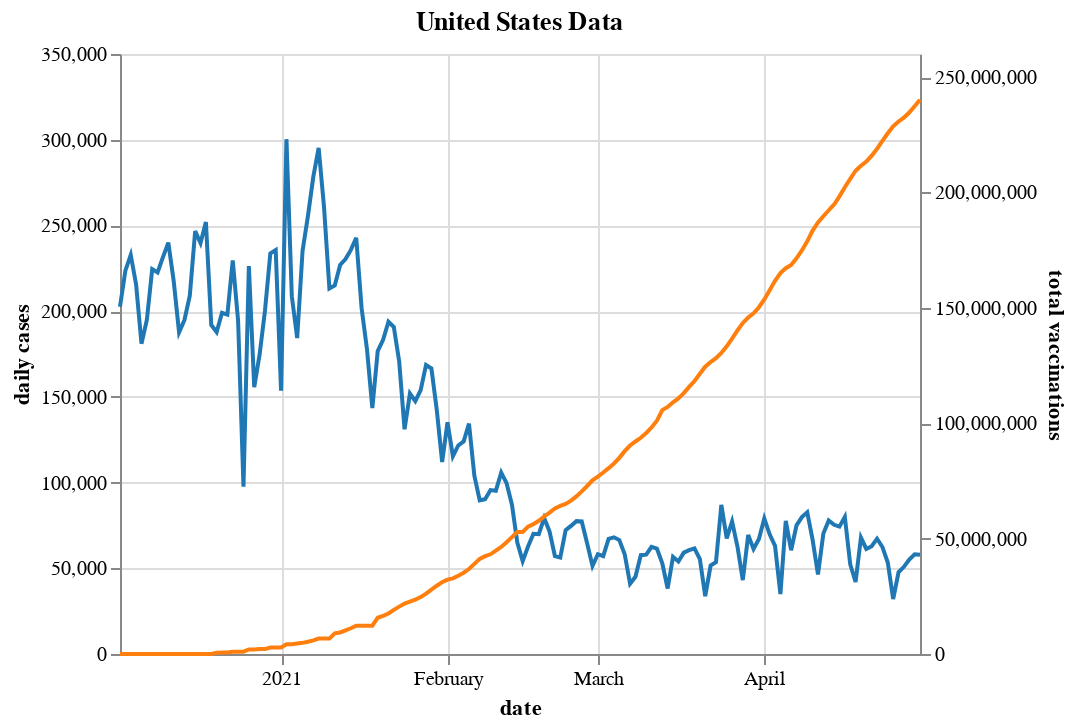

Notebook source saved alongside this figure:
### Code cell
draw_twoaxis('United States')

### Figure 1 — Vega-Lite specification as saved in the notebook (floating-point values rounded to 4 significant figures; data arrays with more than 128 entries replaced by an {"elided": "..."} marker saying what was removed)
{"config": {"view": {"continuousWidth": 400, "continuousHeight": 300}}, "layer": [{"mark": {"type": "line", "color": "#1F77B4"}, "encoding": {"x": {"type": "temporal", "field": "date"}, "y": {"type": "quantitative", "field": "daily cases"}}, "title": "United States Data"}, {"mark": {"type": "line", "color": "#FF7F0E"}, "encoding": {"x": {"type": "temporal", "field": "date"}, "y": {"type": "quantitative", "field": "total vaccinations"}}, "title": "United States Data"}], "data": {"name": "data-6a5e37ad2b6caddd8c98a044ed8c5899"}, "resolve": {"scale": {"y": "independent"}}, "$schema": "https://vega.github.io/schema/vega-lite/v4.8.1.json", "datasets": {"data-6a5e37ad2b6caddd8c98a044ed8c5899": {"elided": "150 records"}}}
